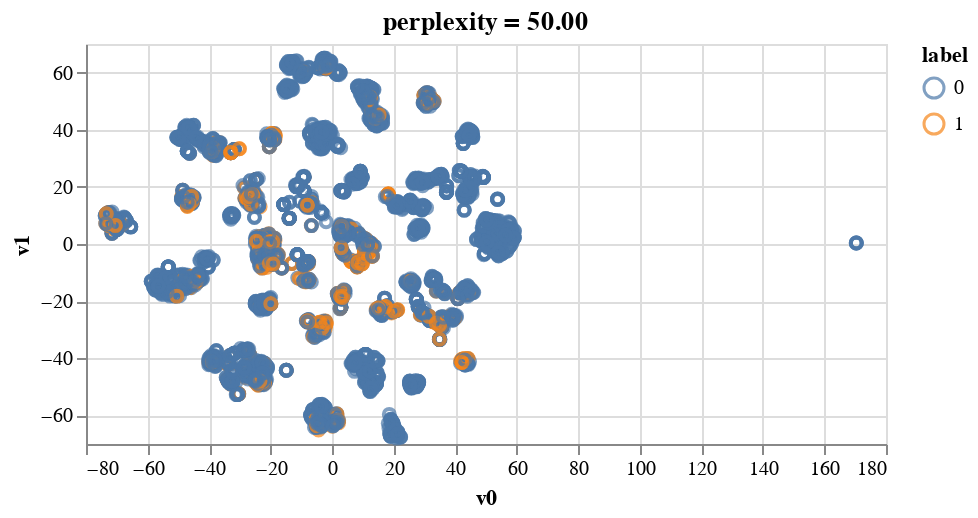

Write notebook code for a chart like this one.
### Code cell
perplexity = 50
df_tsne_result = (pd.DataFrame(tsne_result[perplexity], columns=['v0','v1']).assign())
df_tsne_result['label']= isee_machine_operation['NG5'].values[randIdx]

base = alt.Chart(df_tsne_result).encode(x='v0:Q',y='v1:Q', color='label:N').properties(width=400, height=200, title='perplexity = {:.2f}'.format(perplexity))    
mark = base.mark_point()
chart = mark
chart

### Figure 1 — Vega-Lite specification as saved in the notebook (floating-point values rounded to 4 significant figures; data arrays with more than 128 entries replaced by an {"elided": "..."} marker saying what was removed)
{"$schema": "https://vega.github.io/schema/vega-lite/v2.6.0.json", "config": {"view": {"height": 300, "width": 400}}, "data": {"name": "data-d7694e956ca24706d81b7c1ca6a53ca1"}, "datasets": {"data-d7694e956ca24706d81b7c1ca6a53ca1": {"elided": "5000 records"}}, "encoding": {"color": {"field": "label", "type": "nominal"}, "x": {"field": "v0", "type": "quantitative"}, "y": {"field": "v1", "type": "quantitative"}}, "height": 200, "mark": "point", "title": "perplexity = 50.00", "width": 400}
